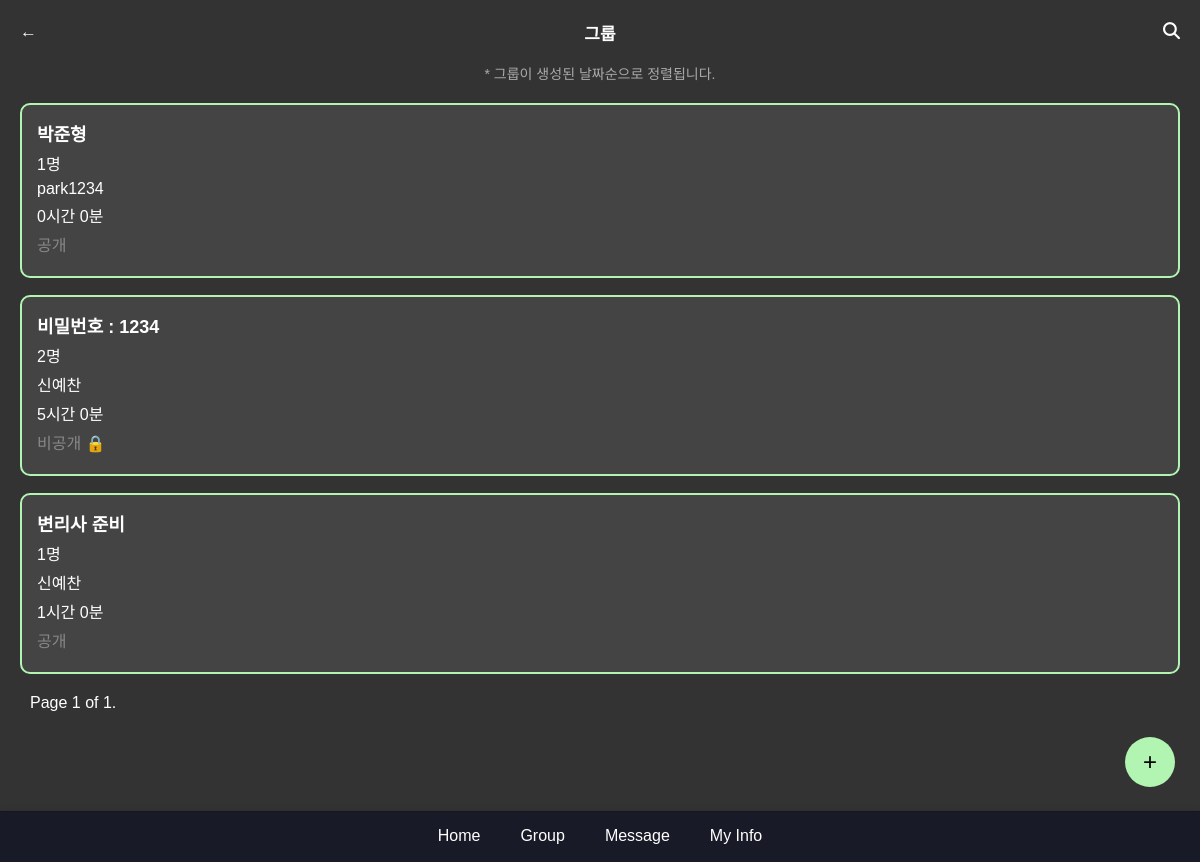
/group/allgroup/, run on an earlier commit of the app's database.
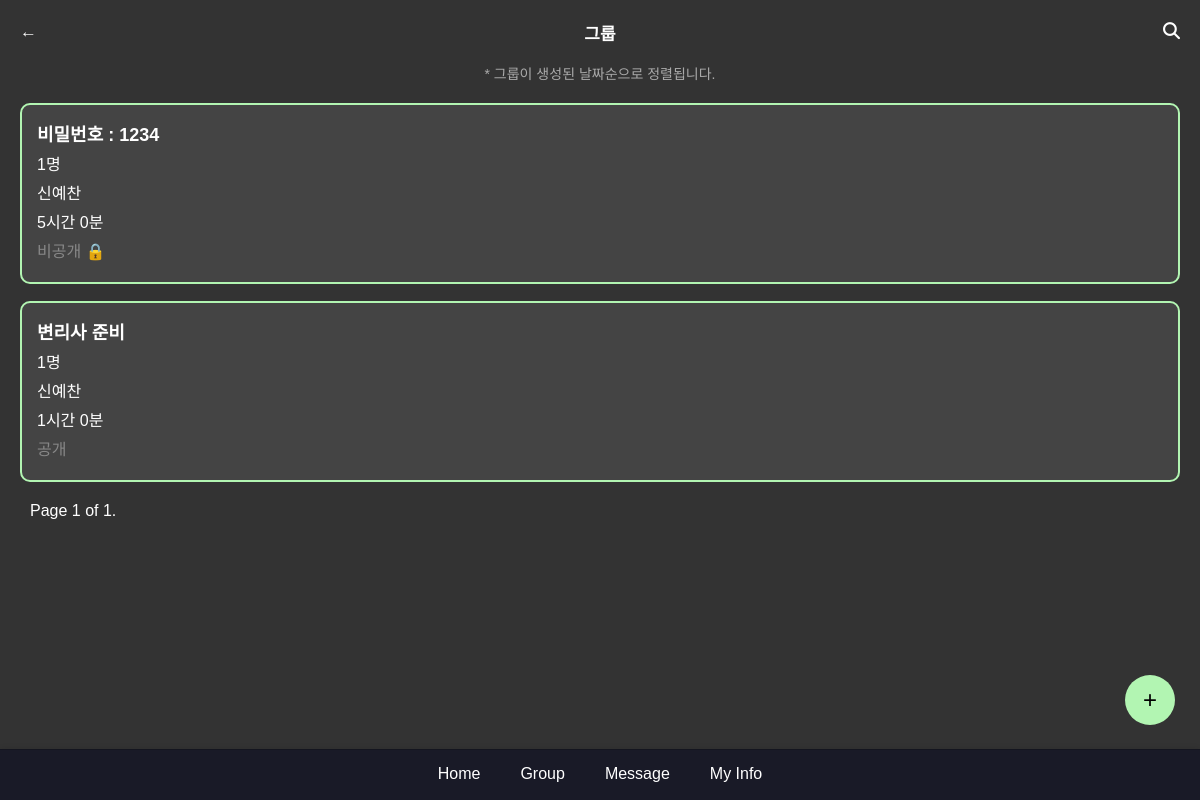
And on a later commit of the database.
### group/models.py (models this page shows, shortened)
class Group(models.Model):
    title = models.CharField(max_length=100)
    goals = models.IntegerField(default=0, help_text='목표 시간을 분 단위로 입력해주세요')
    master = models.ForeignKey(settings.AUTH_USER_MODEL, related_name='mastered_groups', on_delete=models.CASCADE)
    users = models.ManyToManyField(settings.AUTH_USER_MODEL, related_name='user_groups')
    password = models.CharField(max_length=128, blank=True, null=True)
    information = models.TextField(blank=True, null=True)
    is_private = models.BooleanField(default=False)
    created_at = models.DateTimeField(auto_now_add=True)

### main/models.py (models this page shows)
class CustomUser(AbstractUser):
    following = models.ManyToManyField(
        "self", #User 인스턴스가 다른 인스턴스 참조
        verbose_name="팔로우 중인 사용자들",
        related_name="followers",
        symmetrical=False,
        through="relationship.Relationship"
    )
    top_apps = models.JSONField(default=dict, blank=True, null=True)
    total_screentimes = models.IntegerField(blank=True, null=True)

### group/views.py (the view)
# urls.py: path('allgroup/', views.all_group, name='all_group'),
def all_group(request):
    groups = Group.objects.all().order_by('-created_at')
    paginator = Paginator(groups, 10)  # 페이지당 10개의 그룹을 표시
    page_number = request.GET.get('page')
    page_obj = paginator.get_page(page_number)
    user = request.user
    if request.method == 'POST':
        form = GroupForm(request.POST)
        if form.is_valid():
            group = form.save(commit=False)
            group.master = user
            group.save()
            group.users.add(user)
            return redirect('group_room', group_id=group.id)
    else:
        form = GroupForm()
    return render(request, 'group/all_group.html', {'page_obj': page_obj, 'form': form})

### main/templatetags/time_filters.py (called while the page is built)
@register.filter
def display_time(total_minutes):
    try:
        total_minutes = int(total_minutes)
        hours = total_minutes // 60
        minutes = total_minutes % 60
        return f"{hours}시간 {minutes}분"
    except (ValueError, TypeError):
        return "Invalid time"

### group/templates/group/all_group.html (shortened to what this page needs)
{% extends 'base.html' %} {% load static %} {% block extra_css %}<link
  rel="stylesheet"
  href="{% static 'css/group.css' %}"
/>{% endblock %} {% block content %}
<div class="groupAddContainer">
  <div class="groupDiv">
    <header class="groupAddHeader">
      {% if user.is_authenticated %}
      <a
        href="{% url 'my_group' %}"
        class="groupAdd-back-button"
        id="cancelButton"
        >←</a
      >
      {% else %}
      <a
        href="{% url 'rankings' %}"
        class="groupAdd-back-button"
        id="cancelButton"
        >←</a
      >
      {% endif %}
      <a class="groupAddTitle">그룹</a>
      <a href="{% url 'search_group' %}" class="groupAdd-search-button">
        <i class="fas fa-search"></i>
      </a>
    </header>
    <button class="add-button" onclick="openAddOverlay()">+</button>
    <p class="groupAddNotice">* 그룹이 생성된 날짜순으로 정렬됩니다.</p>
    {% if page_obj.object_list %}
    <div class="groupAdd-list">
      {% for group in page_obj %}
      <a href="{% url 'account_group' group.id %}" class="groupAdd-item">
        <h2>{{ group.title }}</h2>
        <p>{{ group.users.count }}명</p>
        <p>{{ group.master.username }}</p>
        {% load time_filters %}
        <p>{{ group.goals|display_time}}</p>
        <p class="private">
          {% if group.is_private %}비공개 🔒{% else %}공개{% endif %}
        </p>
      </a>
      {% endfor %}
    </div>
    <div class="pagination">
      <span class="step-links">
        <span class="current">
          Page {{ page_obj.number }} of {{ page_obj.paginator.num_pages }}.
        </span>
      </span>
    </div>
  </div>
</div>
{% else %}
<p class="wlsakr">생성된 그룹이 없습니다. 그룹을 만들어 주세요.</p>
{% endif %}
{% endblock %}

What changed in the data, as far as the page shows it:
removed Group: title "박준형", users.count "1", master.username "park1234", goals|display_time "0시간 0분", is_private "공개"
computed for Group "비밀번호 : 1234": users.count "2" → "1"
